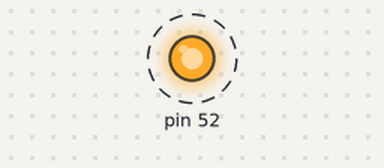
A sketch run on a simulated Arduino Mega 2560, built with avr-gcc and run on an emulated ATmega2560. Shown: output pins drawn as LEDs (lit = HIGH). Dashed ring = blinking.

Above: at 0.2 s.
Timing chart, 0 to 3.0 s (numbered marks = the images above):
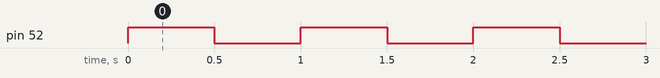

The sketch:

LED_Blink.ino
```cpp
void setup() {
  // put your setup code here, to run once:
  pinMode(52, OUTPUT);
}

void loop() {
  // put your main code here, to run repeatedly:
  digitalWrite(52, HIGH);
  delay(500);
  digitalWrite(52, LOW);
  delay(500);
}
```

Measured:
- by itself, pin 52: alternates HIGH for 0.50 s and LOW for 0.50 s
